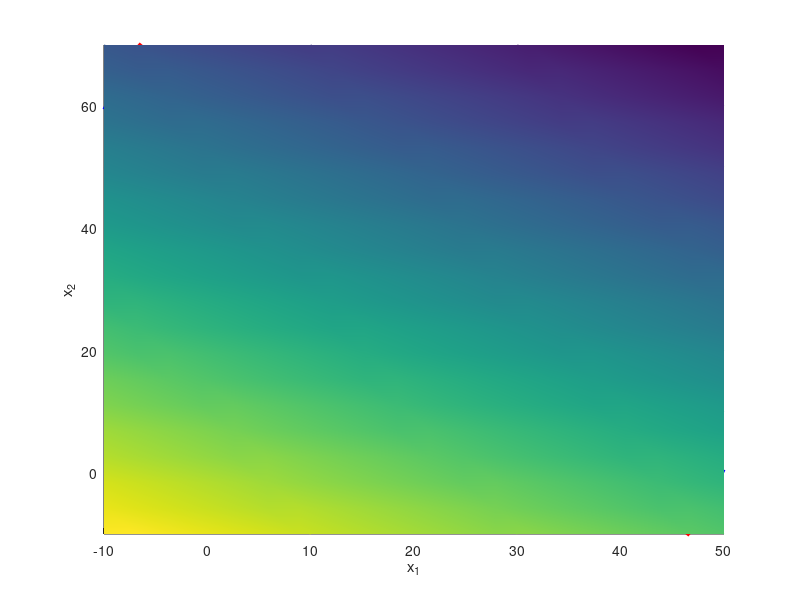

MATLAB code for this plot:
%Visualize the linear programming example.
%
%Christopher Lum
%lum@uw.edu

%Version History
%11/06/21: Created

clear
clc
close all

%% Visualize problem
constraintHeight = -4*10^4;
x1 = linspace(-10,50,20);
x2 = linspace(-10,70,20);

[X1,X2] = meshgrid(x1,x2);

f = -200*X1 - 400*X2;
% f = -320*X1 - 280*X2;

figure
hold on

surfc(X1,X2,f)

%plot the constraints
f1_x1 = x1;
f1_x2 = -(3/2)*(-40 + x1);

f2_x1 = x1;
f2_x2 = 50 - x1;

plot3(f1_x1,f1_x2,constraintHeight*ones(size(x1)),'r','LineWidth',4)
plot3(f2_x1,f2_x2,constraintHeight*ones(size(x1)),'b','LineWidth',4)
plot3(zeros(size(x2)),x2,constraintHeight*ones(size(x2)),'g','LineWidth',4)
plot3(x1,zeros(size(x1)),constraintHeight*ones(size(x1)),'k','LineWidth',4)

xlabel('x_1')
ylabel('x_2')
zlabel('f')
shading interp
grid on

disp('DONE!')